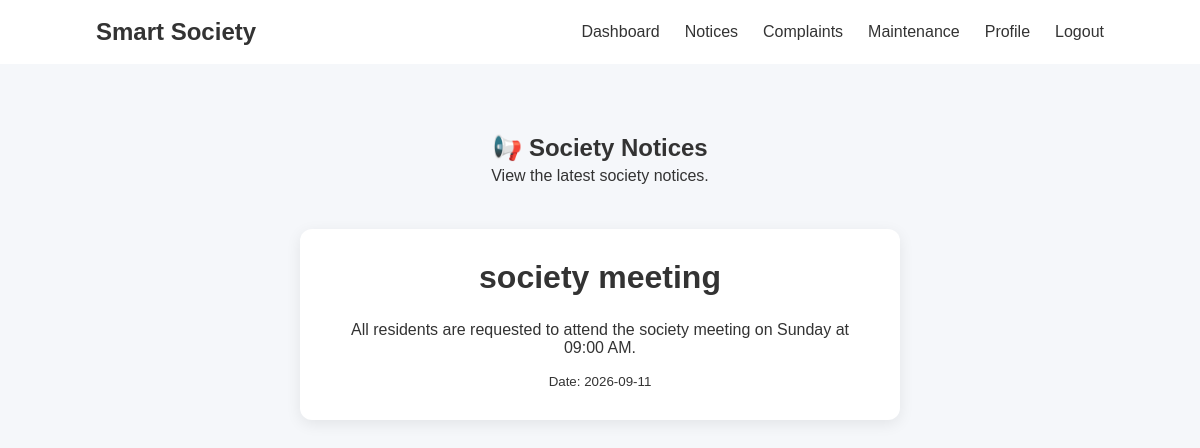
The app's page /society_management/user/notices.php (signed in) with its own data.
### tables this page shows
CREATE TABLE `notices` (
  `id` int(11) NOT NULL,
  `title` varchar(200) NOT NULL,
  `description` text NOT NULL,
  `date` date NOT NULL
);

### society_management/user/notices.php (the view, shortened to what this page needs)
<?php
include("../includes/db.php");
$sql = "SELECT * FROM notices ORDER BY id DESC";
$result = mysqli_query($conn, $sql);
?>
<!DOCTYPE html>
<html lang="en">
<head>
    <link rel="stylesheet" href="../css/style.css">
</head>
<body>
<header>
    <nav class="navbar">
        <div class="logo">
            Smart Society
        </div>
        <ul class="nav-links">
            <li>
                <a href="dashboard.php">Dashboard</a>
            </li>
            <li>
                <a href="notices.php">Notices</a>
            </li>
            <li>
                <a href="complaint.php">Complaints</a>
            </li>
            <li>
                <a href="maintenance.php">Maintenance</a>
            </li>
            <li>
                <a href="profile.php">Profile</a>
            </li>
            <li>
                <a href="logout.php">Logout</a>
            </li>
        </ul>
    </nav>
</header>
<section class="section">
    <h1>📢 Society Notices</h1>
    <p>View the latest society notices.</p>
    <?php if (mysqli_num_rows($result) > 0) { ?>
        <?php while ($row = mysqli_fetch_assoc($result)) { ?>
            <div class="profile-card">
                <h2>
                    <?php echo htmlspecialchars($row["title"]); ?>
                </h2>
                <p>
                    <?php echo htmlspecialchars($row["description"]); ?>
                </p>
                <small>
                    Date:
                    <?php echo htmlspecialchars($row["date"]); ?>
                </small>
            </div>
            <br>
        <?php } ?>
    <?php } else { ?>
        <div class="profile-card">
            <p>No notices available.</p>
        </div>
    <?php } ?>
</section>
</body>
</html>

### society_management/css/style.css (style rules this page uses)
* { margin: 0; padding: 0; box-sizing: border-box; }
body { font-family: Arial, sans-serif; color: #333; background: #f5f7fa; }
.navbar { display: flex; justify-content: space-between; align-items: center; padding: 18px 8%; background: #ffffff; }
.logo { font-size: 24px; font-weight: bold; }
.nav-links { display: flex; list-style: none; gap: 25px; }
.nav-links a { text-decoration: none; color: #333; font-weight: 500; }
.section { padding: 70px 8%; text-align: center; }
.section h2 { font-size: 32px; margin-bottom: 20px; }
.section > p { max-width: 800px; margin: auto; line-height: 1.7; }
.profile-card { max-width: 600px; margin: 40px auto; background: white; padding: 30px; border-radius: 12px; box-shadow: 0 4px 15px rgba(0, 0, 0, 0.08); }
.profile-card h2 { margin-bottom: 25px; }
.profile-card p { margin: 15px 0; }

### records on screen
notices: title "society meeting", description "All residents are requested to attend the society meeting on Sunday at 09:00 AM.", date "2026-09-11"
